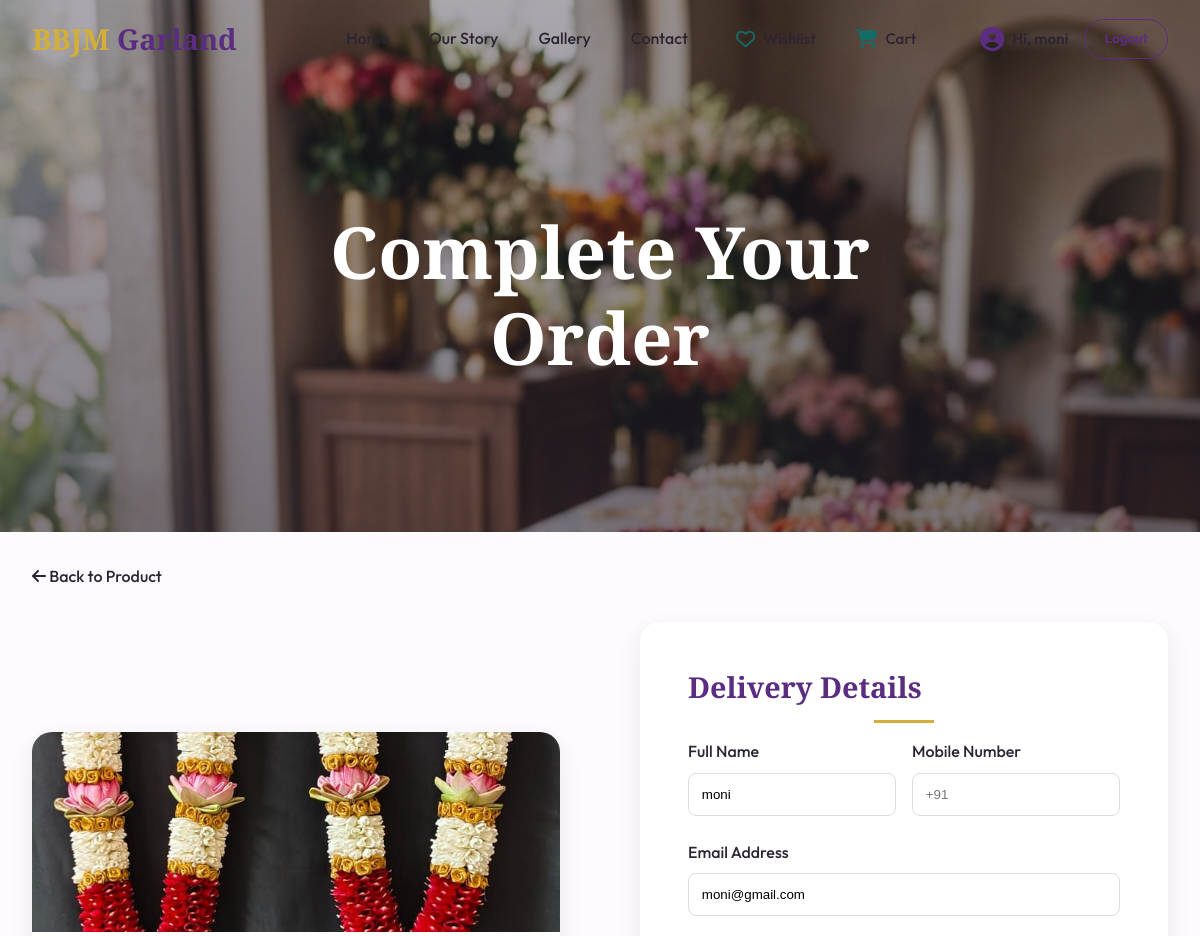
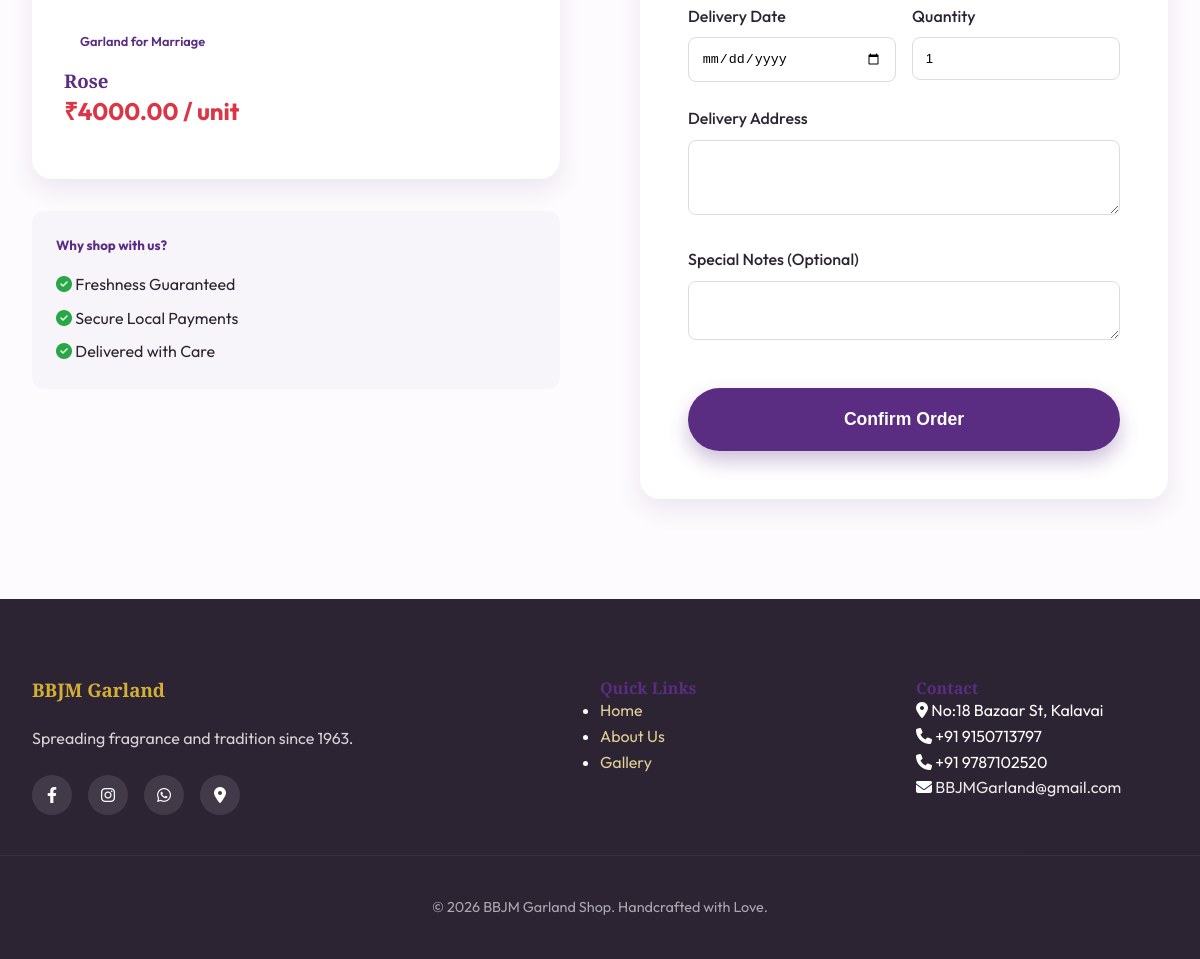
The app's page /order/1/ (signed in) with its own data (2 pictures, top to bottom).
### app/models.py (models this page shows, shortened)
class Post(models.Model):
    CATEGORY_CHOICES = [
        ('garland', 'Garland for Marriage'),
        ('marriage', 'Decoration for Marriage'),
        ('gods', 'Gods Decoration'),
        ('gods_decoration', 'Gods Garland '),
        ('others', 'Others'),
    ]
    title = models.CharField(max_length=200)
    description = models.TextField()
    image = models.ImageField(upload_to='garlands/')
    category = models.CharField(max_length=20, choices=CATEGORY_CHOICES, default='garland')
    price = models.DecimalField(max_digits=10, decimal_places=2, default=0.00)
    created_at = models.DateTimeField(auto_now_add=True)
    def get_category_display_name(self):
        return dict(self.CATEGORY_CHOICES).get(self.category, self.category)

### app/views.py (the view, shortened to what this page needs)
# urls.py: path('order/<int:post_id>/', views.create_order, name='create_order'),
@login_required(login_url='login')
def create_order(request, post_id):
    post = get_object_or_404(Post, id=post_id)
    return render(request, 'user_page/create_order.html', {'post': post})

### app/context_processors.py (called while the page is built)
def user_orders(request):
    if request.user.is_authenticated:
        orders = Order.objects.filter(user=request.user).order_by('-created_at')
        return {'user_orders': orders}
    return {'user_orders': []}

### app/models.py (called while the page is built)
    def get_status_display_color(self):
        status_colors = {
            'pending': '#ffc107',    # Amber/Gold
            'processing': '#007bff', # Royal Blue
            'completed': '#28a745',  # Emerald Green
            'cancelled': '#dc3545',  # Rose Red
        }
        return status_colors.get(self.status, '#6c757d')

    def get_status_display_name(self):
        return dict(self.STATUS_CHOICES).get(self.status, self.status)

### app/templates/user_page/create_order.html (shortened to what this page needs)
{% extends 'base.html' %}
{% load static %}
{% block content %}
<section class="hero" style="height: 30vh; min-height: 250px; clip-path: none; background-position: top;">
    <div class="hero-content">
        <h1>Complete Your Order</h1>
    </div>
</section>
<div class="container section-padding">
    <div class="breadcrumb" style="margin-bottom: 2rem;">
        <a href="{% url 'post_detail' post.id %}" class="nav-link"><i class="fas fa-arrow-left"></i> Back to Product</a>
    </div>
    <div class="about-grid">
        <div class="order-summary-card">
            <article class="card">
                <div class="card-img-wrapper" style="height: 200px;">
                    {% if post.image %}
                        <img src="{{ post.image.url }}" alt="{{ post.title }}">
                    {% endif %}
                </div>
                <div class="card-body">
                    <span class="card-badge" style="position: static;">{{ post.get_category_display_name }}</span>
                    <h3 style="margin-top: 1rem;">{{ post.title }}</h3>
                    <p class="card-price">₹{{ post.price }} / unit</p>
                </div>
            </article>
            <div class="benefits-checklist" style="margin-top: 2rem; padding: 1.5rem; background: #f8f5fa; border-radius: var(--radius-md);">
                <h5 style="margin-bottom: 1rem; color: var(--primary);">Why shop with us?</h5>
                <ul style="list-style: none;">
                    <li style="margin-bottom: 0.5rem;"><i class="fas fa-check-circle" style="color: #28a745;"></i> Freshness Guaranteed</li>
                    <li style="margin-bottom: 0.5rem;"><i class="fas fa-check-circle" style="color: #28a745;"></i> Secure Local Payments</li>
                    <li><i class="fas fa-check-circle" style="color: #28a745;"></i> Delivered with Care</li>
                </ul>
            </div>
        </div>
        <div class="order-form-wrapper" style="background: white; padding: 3rem; border-radius: var(--radius-lg); box-shadow: var(--shadow-md);">
            <h2 class="section-title" style="text-align: left; font-size: 1.8rem;">Delivery Details</h2>
            <form method="post" class="premium-form">
                <div class="form-row" style="display: grid; grid-template-columns: 1fr 1fr; gap: 1rem; margin-bottom: 1.5rem;">
                    <div>
                        <label style="display: block; margin-bottom: 0.5rem; font-weight: 500;">Full Name</label>
                        <input type="text" name="customer_name" value="{{ user.get_full_name|default:user.username }}" required
                               style="width: 100%; padding: 0.8rem; border: 1px solid #ddd; border-radius: var(--radius-sm);">
                    </div>
                    <div>
                        <label style="display: block; margin-bottom: 0.5rem; font-weight: 500;">Mobile Number</label>
                        <input type="tel" name="customer_phone" placeholder="+91" required
                               style="width: 100%; padding: 0.8rem; border: 1px solid #ddd; border-radius: var(--radius-sm);">
                    </div>
                </div>
                <div style="margin-bottom: 1.5rem;">
                    <label style="display: block; margin-bottom: 0.5rem; font-weight: 500;">Email Address</label>
                    <input type="email" name="customer_email" value="{{ user.email }}" required
                           style="width: 100%; padding: 0.8rem; border: 1px solid #ddd; border-radius: var(--radius-sm);">
                </div>
                <div class="form-row" style="display: grid; grid-template-columns: 1fr 1fr; gap: 1rem; margin-bottom: 1.5rem;">
                    <div>
                        <label style="display: block; margin-bottom: 0.5rem; font-weight: 500;">Delivery Date</label>
                        <input type="date" name="delivery_date" required
                               style="width: 100%; padding: 0.8rem; border: 1px solid #ddd; border-radius: var(--radius-sm);">
                    </div>
                    <div>
                        <label style="display: block; margin-bottom: 0.5rem; font-weight: 500;">Quantity</label>
                        <input type="number" name="quantity" value="1" min="1" required
                               style="width: 100%; padding: 0.8rem; border: 1px solid #ddd; border-radius: var(--radius-sm);">
                    </div>
                </div>
                <div style="margin-bottom: 1.5rem;">
                    <label style="display: block; margin-bottom: 0.5rem; font-weight: 500;">Delivery Address</label>
                    <textarea name="address" rows="3" required
                              style="width: 100%; padding: 0.8rem; border: 1px solid #ddd; border-radius: var(--radius-sm); font-family: inherit;"></textarea>
                </div>
                <div style="margin-bottom: 2.5rem;">
                    <label style="display: block; margin-bottom: 0.5rem; font-weight: 500;">Special Notes (Optional)</label>
                    <textarea name="notes" rows="2"
                              style="width: 100%; padding: 0.8rem; border: 1px solid #ddd; border-radius: var(--radius-sm); font-family: inherit;"></textarea>
                </div>
                <button type="submit" class="btn btn-primary" style="width: 100%; font-size: 1.1rem; padding: 1.2rem;">Confirm Order</button>
            </form>
        </div>
    </div>
</div>
{% endblock %}

### app/templates/base.html (shortened to what this page needs)
{% load static %}
<!DOCTYPE html>
<html lang="en">
<head>
    <link rel="stylesheet" href="https://cdnjs.cloudflare.com/ajax/libs/font-awesome/6.4.0/css/all.min.css">
    <link rel="stylesheet" href="{% static 'css/style.css' %}?v={% now 'U' %}">
</head>
<body>
    <header class="main-header">
        <nav class="glass-nav">
            <div class="nav-container">
                <a href="{% url 'user_posts' %}" class="logo">
                    <span class="logo-accent">BBJM</span> Garland
                </a>
                <ul class="nav-links">
                    <li><a href="{% url 'user_posts' %}#home" class="nav-link">Home</a></li>
                    <li><a href="{% url 'user_posts' %}#about" class="nav-link">Our Story</a></li>
                    <li><a href="{% url 'user_posts' %}#gallery" class="nav-link">Gallery</a></li>
                    <li><a href="{% url 'user_posts' %}#contact" class="nav-link">Contact</a></li>
                    <li class="nav-icons-group">
                        <a href="#" class="nav-icon-wrapper" onclick="openSidebar('wishlistSidebar'); return false;">
                            <i class="fa-regular fa-heart icon-img" style="color: #146c67;"></i>
                            <span class="icon-label">Wishlist</span>
                        </a>
                        <a href="#" class="nav-icon-wrapper" onclick="openSidebar('cartSidebar'); return false;">
                            <i class="fa-solid fa-cart-shopping icon-img" style="color: #146c67;"></i>
                            <span class="icon-label">Cart</span>
                        </a>
                    </li>
                    {% if user.is_authenticated %}
                    <li class="user-info" style="display: flex; align-items: center; gap: 0.5rem; margin-left: 1rem;">
                        <a href="#" onclick="openSidebar('userProfileSidebar'); return false;" style="display: flex; align-items: center; gap: 0.5rem; text-decoration: none; color: inherit;">
                            <i class="fa-solid fa-circle-user" style="font-size: 1.5rem; color: var(--primary);"></i>
                            <span class="welcome-text" style="font-weight: 600; font-size: 0.95rem;">Hi, {{ user.username }}</span>
                        </a>
                        <a href="{% url 'logout' %}" class="btn btn-outline-sm" style="margin-left: 0.5rem;">Logout</a>
                    </li>
                    {% else %}
                    <li style="margin-left: 1rem;"><a href="{% url 'login' %}" class="btn btn-primary-sm">Login</a></li>
                    {% endif %}
                </ul>
            </div>
        </nav>
    </header>
    <main>
        {% block content %}{% endblock %}
    </main>
    <footer class="main-footer">
        <div class="footer-grid">
            <div class="footer-info">
                <h3>BBJM Garland</h3>
                <p>Spreading fragrance and tradition since 1963.</p>
                <div class="social-links">
                    <a href="https://www.facebook.com/"><i class="fab fa-facebook-f"></i></a>
                    <a href="https://www.instagram.com/__jaga_desh_waran__18?igsh=MWs3bnJiOTV6MHRpNA=="><i
                            class="fab fa-instagram"></i></a>
                    <a href="https://wa.me/919150713797" target="_blank"><i class="fab fa-whatsapp"></i></a>
                    <a href="https://maps.google.com/?q=No:18+Bazaar+St,+Kalavai" target="_blank" title="Find us on Maps"><i class="fas fa-location-dot"></i></a>
                </div>
            </div>
            <div class="footer-links">
                <h4>Quick Links</h4>
                <ul>
                    <li><a href="{% url 'user_posts' %}#home">Home</a></li>
                    <li><a href="{% url 'user_posts' %}#about">About Us</a></li>
                    <li><a href="{% url 'user_posts' %}#gallery">Gallery</a></li>
                </ul>
            </div>
            <div class="footer-contact">
                <h4>Contact</h4>
                <p><i class="fas fa-location-dot"></i> No:18 Bazaar St, Kalavai</p>
                <p><i class="fas fa-phone"></i> +91 9150713797</p>
                <p><i class="fas fa-phone"></i> +91 9787102520</p>
                <p><i class="fas fa-envelope"></i> <a href="mailto:BBJMGarland@gmail.com" style="color: inherit; text-decoration: none;">BBJMGarland@gmail.com</a></p>
            </div>
        </div>
        <div class="footer-bottom">
            <p>&copy; {% now "Y" %} BBJM Garland Shop. Handcrafted with Love.</p>
        </div>
    </footer>
</body>
</html>

### records on screen
Post: image (picture), get_category_display_name "Garland for Marriage", title "Rose", price "4000.00"

### other values on screen
{{ user.username }} "moni"
